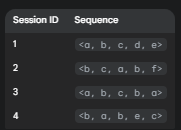
#> input picture Machine Learning/Association Rule/PrefixSpan/images/data.png, 181 x 130 px
$ jupyter execute PrefixSpan.ipynb
#> lines starting #> are read from the running program, lines starting #| are printed output that depends on the picture
1. [PrefixSpan](#prefixspan)

#### PrefixSpan:
- used to identify the frequent subsequences from the sequence of itemsets

- we consider the itemset with their respective transaction as the data for PrefixSpan algorithm

[cell 1]
from PIL import Image
from IPython.display import display

img = Image.open('images/data.png')
#> img is the input picture: PIL image 181x130 RGBA; mean R, G, B, A 46.4, 47.4, 48.8, 255
new_image = img.resize((290, 250))
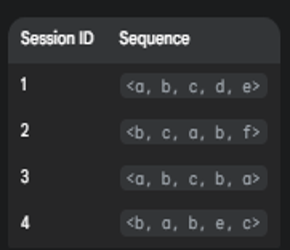
#> new_image: PIL image 290x250 RGBA; mean R, G, B, A 46.4, 47.4, 48.8, 255
display(new_image)
